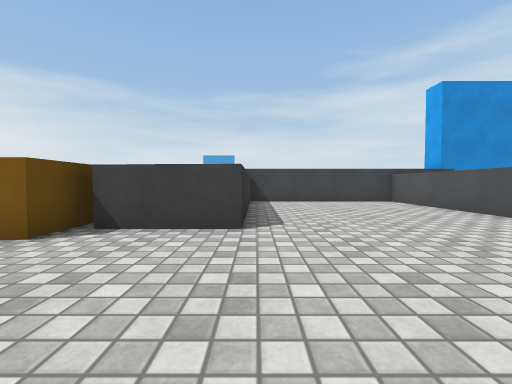
View 1 (above)

20 first-person views from a walk through a Unity game level. The camera is 0.7 m above the floor, tilts 2° down and sees 90° across. The floor is counted in squares, 1 m on a side. Each view is taken from the middle of a square. On the plan, view 1 faces up. The plan holds only what a view shows up to about 9 squares ahead; the rest is blank. The place goes on beyond the plan. The player is left out. Surface patterns are stand-ins for the level's own textures.

View 2
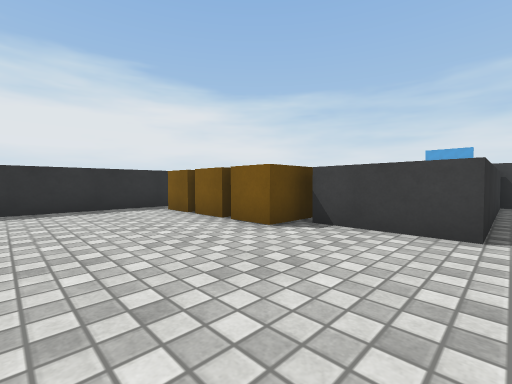

View 3
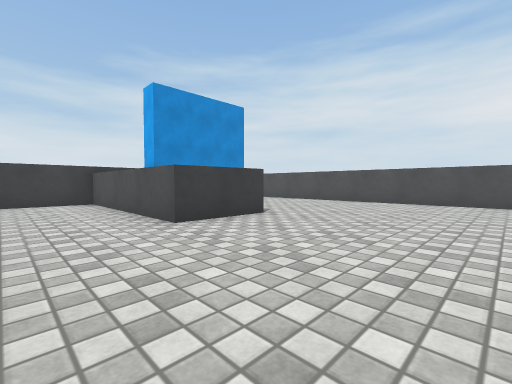

View 4
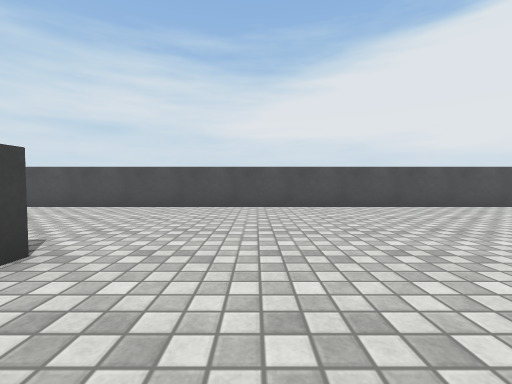

View 5
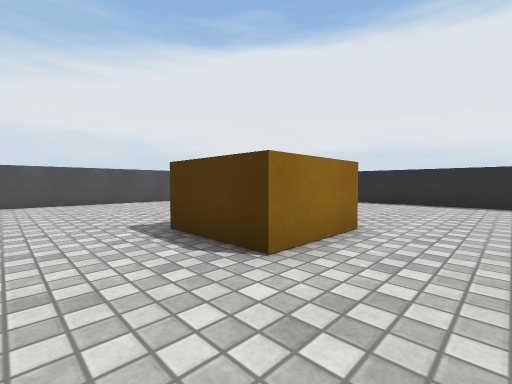

View 6
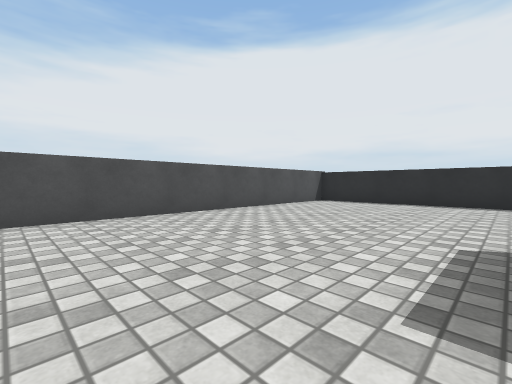

View 7
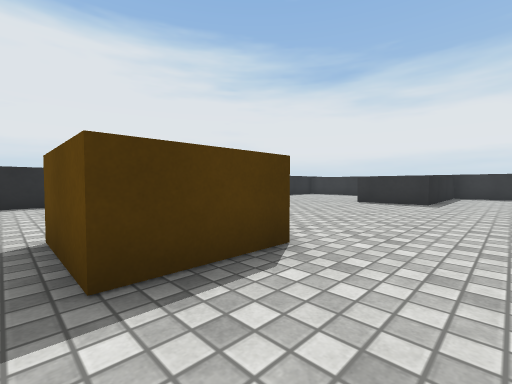

View 8
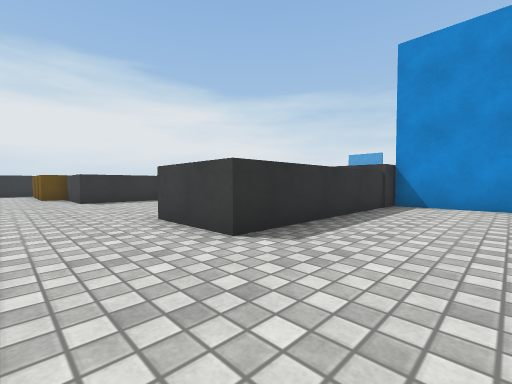

View 9
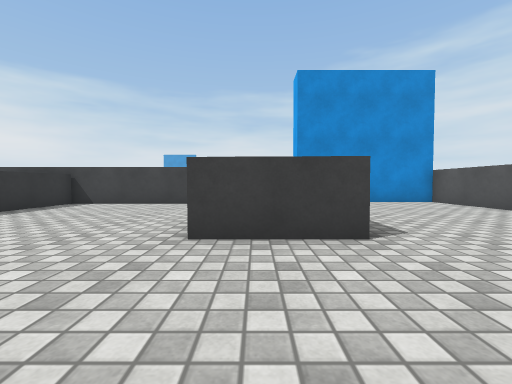

View 10
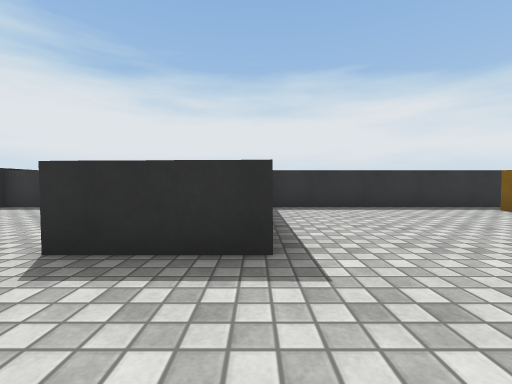

View 11
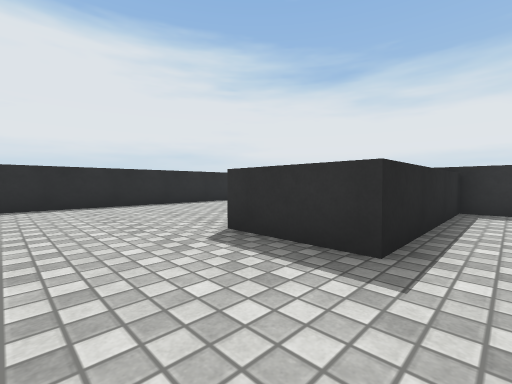

View 12
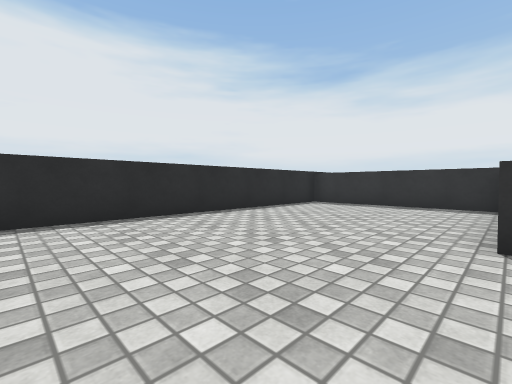

View 13
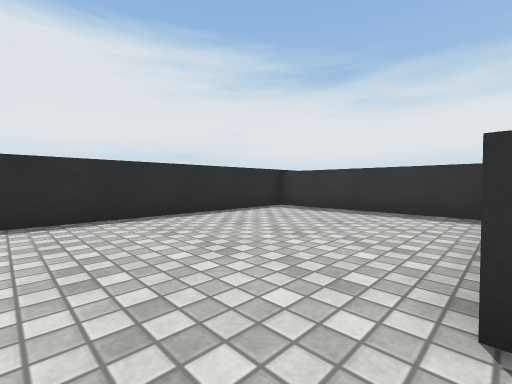

View 14
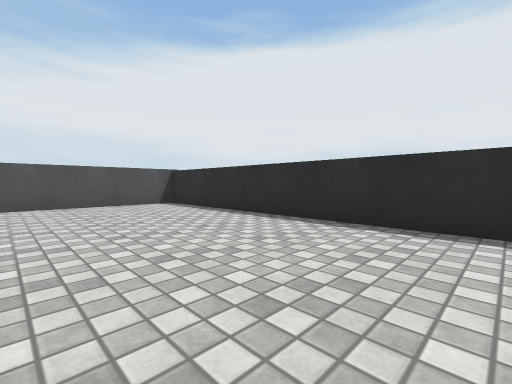

View 15
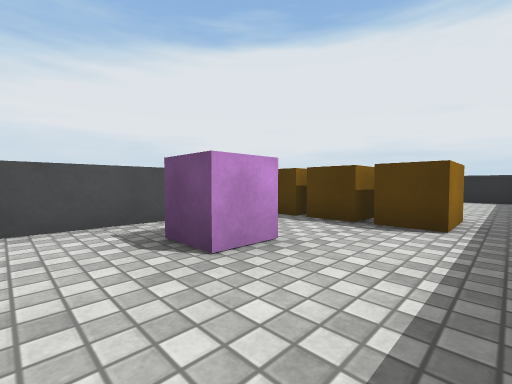

View 16
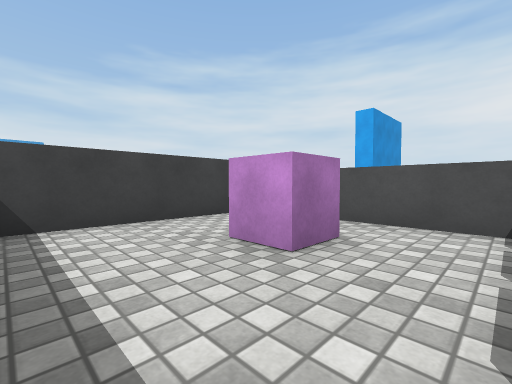

View 17
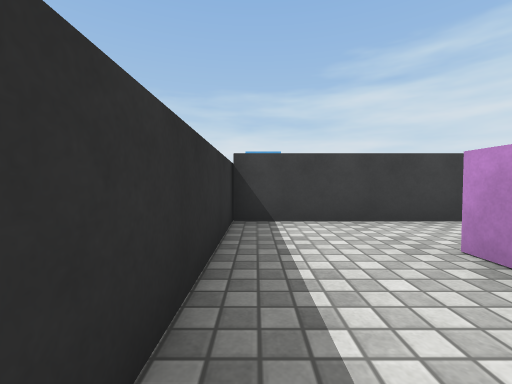

View 18
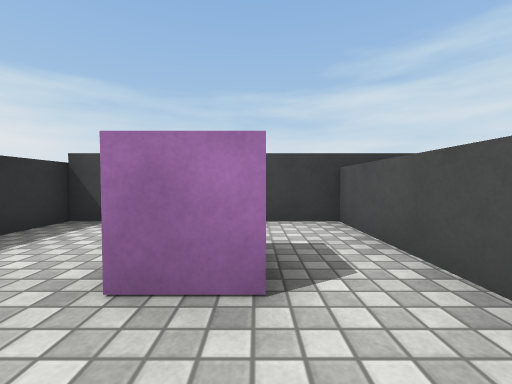

View 19
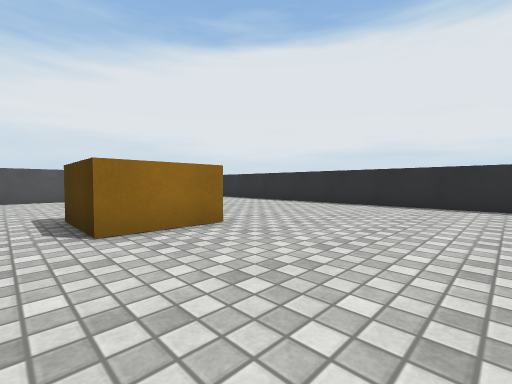

View 20
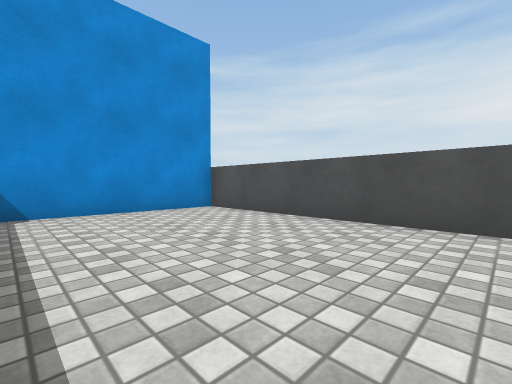

### Floor plan
Points are (right, up) in squares from view 1. A wall is a line through its corners. A room is listed if a view was taken in it or the views show most of it. See-through windows are left out.
Room 1 (views 1, 2, 3, 4, 5, 6, 7, 8, 9, 10, 11, 12, 13, 14, 15, 16, 17, 18, 19, 20)
walls: (-2.5, 4.9) (-2.5, 9.7) (-7.4, 9.7) (-7.4, -2.8) (-2.5, -2.8) (-2.5, -5.1); (-7.4, -5.1) (-7.4, -10.3) (12.5, -10.3) (12.5, 10.4) (7.4, 10.4) (7.4, 4.2) (5.2, 4.2) (5.2, 9.7) (-0.2, 9.7) (-0.2, 3.9) (-2.5, 3.9)
objects: other object (-6, 3) to (-5, 4); other object (-5, 7) to (-4, 7); other object (-4, 3) to (-4, 4); other object (-3, 3) to (-3, 4); other object (5, -5) to (6, -3)

Positions as (right, up) in squares from view 1, and headings:
1: (0, 0), facing up
2: (0, 0), facing up-left
3: (3, 0), facing up-right
4: (5, 2), facing right
5: (3, -1), facing down-right
6: (7, -1), facing down-right
7: (7, -1), facing down-left
8: (10, 2), facing up-left
9: (6, 1), facing up
10: (0, -3), facing left
11: (0, -2), facing down-left
12: (1, -5), facing down-left
13: (-1, -5), facing down-left
14: (4, -6), facing down-right
15: (-7, 9), facing down-right
16: (-7, 5), facing up-right
17: (-7, 5), facing up
18: (-4, 5), facing up
19: (1, -2), facing down-right
20: (8, 4), facing up-right
